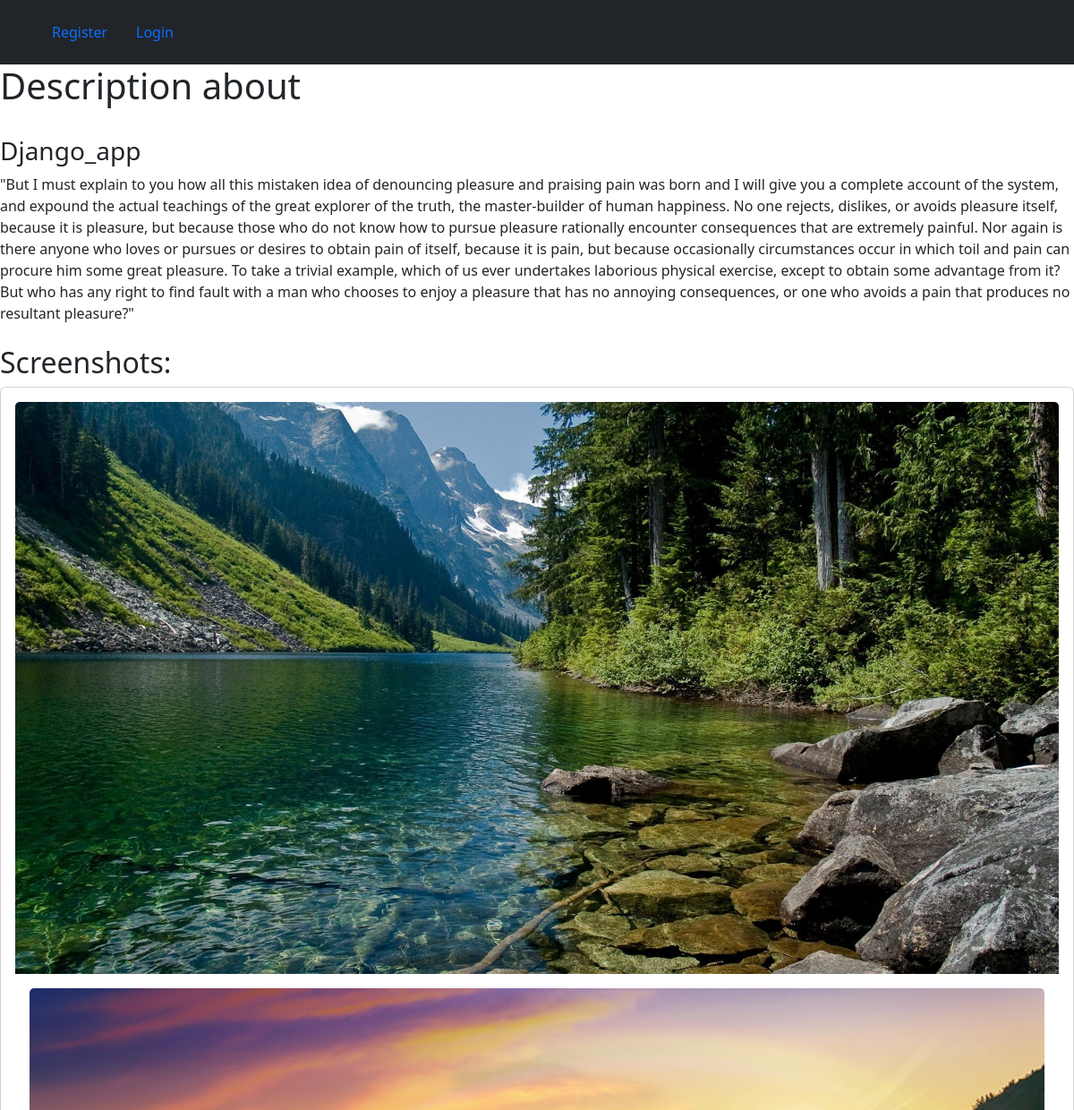
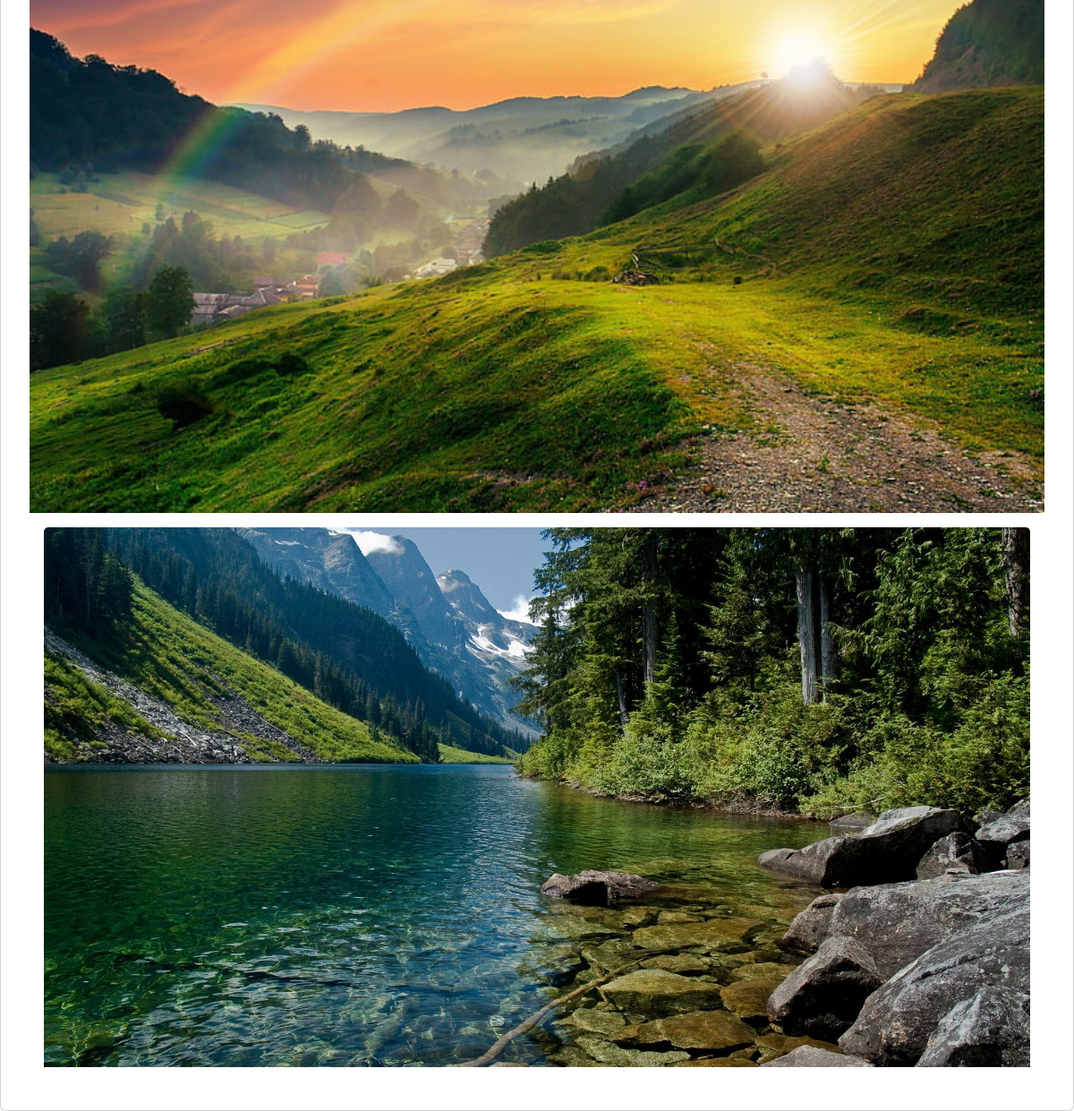
Screenshot of /tasks/description/24 with the database file from the repository (2 pictures, top to bottom).
### taskmanager/models.py (models this page shows, shortened)
class TASK(models.Model):
    state = [
        ('completed','Completed'),
        ('not completed','Not Completed')
    ]
    task_id = models.CharField(max_length=20)
    task_name = models.CharField(max_length=100)
    assigned_by = models.CharField(max_length=100)
    assigned_to = models.CharField(max_length=100)
    description = models.TextField()
    assigned_date = models.DateField(auto_now_add=True)
    priority = models.CharField(max_length=100)
    status = models.CharField(max_length=20,choices=state)

class TaskImage(models.Model):
    var = models.ForeignKey(TASK,related_name='tasks',on_delete=models.CASCADE)
    image = models.ImageField(upload_to='userimg',blank=True,null=True)

### taskmanager/views.py (the view)
# urls.py: path('description/<int:id>',views.description,name='description'),
def description(request,id=0):
    item = TASK.objects.get(id=id)
    images = TaskImage.objects.filter(var=item)
    return render(request,'tasks/description.html',{'item':item,'images':images})

### templates/tasks/description.html
{% extends 'base.html' %}
{% block content %}
<div class="contanier">
    <div class="jumbotron">
        <h1>Description about</h1><br>
        <h3>{{ item.task_name }}</h3>
        {% if item %}
            {{ item.description }}
        {% endif %}
        <br><br>
        <h2>Screenshots:</h2>
        <div class="card">
        {% if images %}
            {% for image in images %}
                <div class="card-body">
                <img src="{{ image.image.url }}" class="card-img-top" alt="NA">
            {% endfor %}
        {% else %}
            <p>No Image Display</p>
        {% endif %}
            </div>
          </div>
    </div>
</div>
{% endblock %}

### templates/base.html (shortened to what this page needs)
<!DOCTYPE html>
<html lang="en">
<head>
    <link href='https://unpkg.com/boxicons@2.1.4/css/boxicons.min.css' rel='stylesheet'>
    <link href="https://cdn.jsdelivr.net/npm/bootstrap@5.3.3/dist/css/bootstrap.min.css" rel="stylesheet">
</head>
<body>
    <nav class="navbar navbar-light bg-dark">
        <div class="container">
            <div class="jumbotron">
                <ul class="nav navbar">
                    {% if user.is_authenticated %}
                        <li class="nav-item"><a class="nav-link" href="{% url 'home' %}">Home</a></li>
                        <li class="nav-item"><a class="nav-link" href="{% url 'dashboard' %}">Dashboard</a></li>
                        <li class="nav-item"><a class="nav-link" href="{% url 'alltasks' %}">Task Manager</a></li>
                        <li class="nav-item"><a class="nav-link" href="{% url 'logout' %}">Logout</a></li>
                    {% else %}
                        <li class="nav-item"><a class="nav-link" href="{% url 'register' %}">Register</a></li>
                        <li class="nav-item"><a class="nav-link" href="{% url 'login' %}">Login</a></li>
                    {% endif %}
                </ul>
            </nav>
    {% block content %}
    {% endblock %}
</body>
</html>

### rows the page displays
TASK: task_name "Django_app", description "\"But I must explain to you how all this mistaken idea of denouncing pleasure and praising pain was born and I will give you a complete account of the system, and expound the actual teachings of the great explorer of the truth, the master-builder of human happiness. No one rejects, dislikes, or avoids pleasure itself, because it is pleasure, but because those who do not know how to pursue pleasure rationally encounter consequences that are extremely painful. Nor again is there anyone who loves or pursues or desires to obtain pain of itself, because it is pain, but because occasionally circumstances occur in which toil and pain can procure him some great pleasure. To take a trivial example,…"
TaskImage: image (picture)
TaskImage: image (picture)
TaskImage: image (picture)
